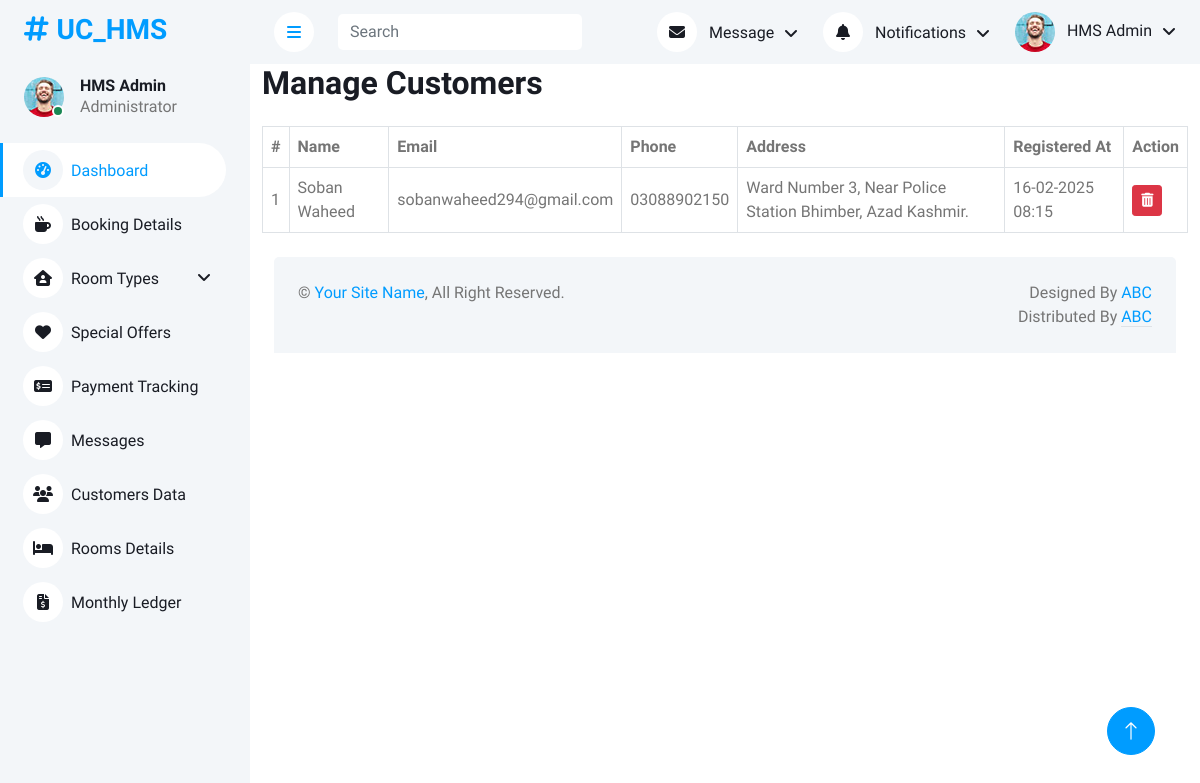
Page /HMS/admin/customers_data.php (signed in) on the committed database.
### tables this page shows
CREATE TABLE `customers` (
  `customer_id` int(11) NOT NULL,
  `name` varchar(100) NOT NULL,
  `email` varchar(100) NOT NULL,
  `phone` varchar(20) NOT NULL,
  `address` text NOT NULL,
  `password` varchar(255) NOT NULL,
  `created_at` timestamp NOT NULL DEFAULT current_timestamp()
);

### HMS/admin/customers_data.php (the view, shortened to what this page needs)
<?php
include("admin_header.php");
?>
<div class="container-xxl position-relative bg-white d-flex p-0">
    <?php include("admin_sidebar.php"); ?>
    <div class="content">
        <?php include("admin_navigation.php"); ?>
        <div class="container">
            <h2 class="mb-4">Manage Customers</h2>
            <div class="table-responsive">
                <table class="table text-start align-middle table-bordered table-hover mb-0">
                    <thead>
                        <tr>
                            <th>#</th>
                            <th>Name</th>
                            <th>Email</th>
                            <th>Phone</th>
                            <th>Address</th>
                            <th>Registered At</th>
                            <th>Action</th>
                        </tr>
                    </thead>
                    <tbody>
                        <?php
                        $query = "SELECT * FROM customers ORDER BY created_at DESC";
                        $result = $conn->query($query);
                        if ($result->num_rows > 0) {
                            $count = 1;
                            while ($customer = $result->fetch_assoc()) {
                                echo "<tr>
                                        <td>{$count}</td>
                                        <td>{$customer['name']}</td>
                                        <td>{$customer['email']}</td>
                                        <td>{$customer['phone']}</td>
                                        <td>{$customer['address']}</td>
                                        <td>" . date("d-m-Y H:i", strtotime($customer['created_at'])) . "</td>
                                        <td>
                                            <button class='btn btn-sm btn-danger delete-customer' data-id='{$customer['customer_id']}'>
                                                <i class='fas fa-trash-alt'></i>
                                            </button>
                                        </td>
                                      </tr>";
                                $count++;
                            }
                        } else {
                            echo "<tr><td colspan='7' class='text-center text-muted'>No customers found</td></tr>";
                        }
                        ?>
                    </tbody>
                </table>
            </div>
        </div>
        <?php include("admin_footer.php"); ?>

### HMS/admin/css/style.css (style rules this page uses)
:root { --primary: #009CFF; --light: #F3F6F9; --dark: #191C24; }
.btn { transition: .5s; }
.content { margin-left: 250px; min-height: 100vh; background: #FFFFFF; transition: 0.5s; }
@media (min-width: 992px) { .content { width: calc(100% - 250px); } }

### rows in the picture
customers: name "Soban Waheed", email "sobanwaheed294@gmail.com", phone "03088902150", address "Ward Number 3, Near Police Station Bhimber, Azad Kashmir.", created_at "16-02-2025 08:15"
